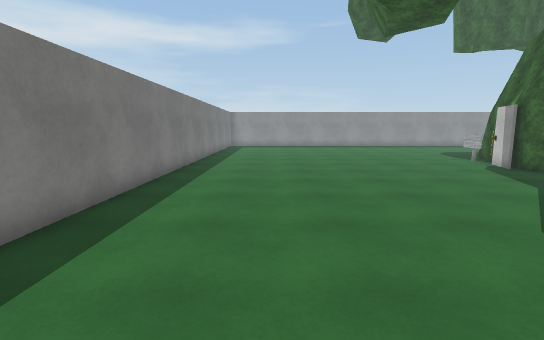
[1] (above)

15 first-person views from a walk through a scene from a Unity 3-D project. The camera is 1.5 m above the floor, tilts 8° down and sees 85° across. The floor is counted in squares, 1 m on a side. Each view is taken from the middle of a square. On the plan, view 1 faces up. The plan holds only what a view shows up to about 15 squares ahead; the rest is blank. The place goes on beyond the plan. The player is left out. Some surface patterns are stand-ins.

[2]
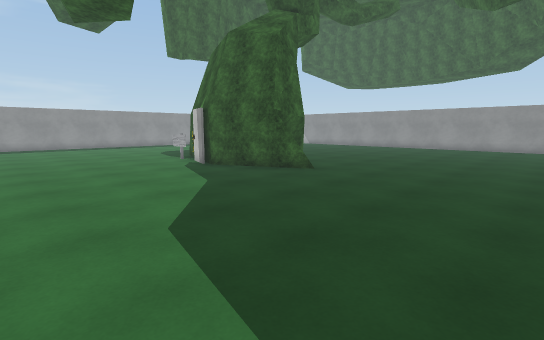

[3]
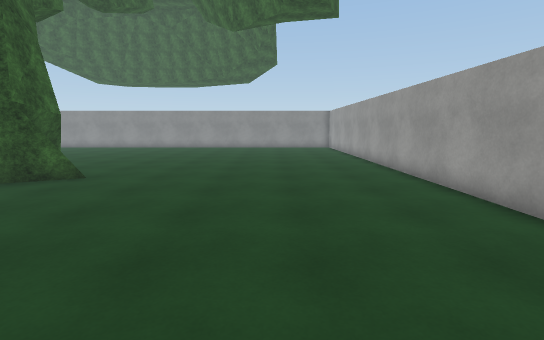

[4]
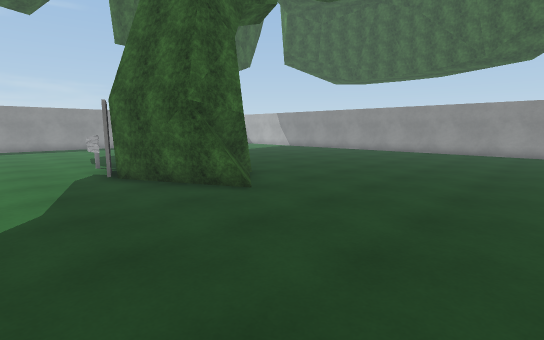

[5]
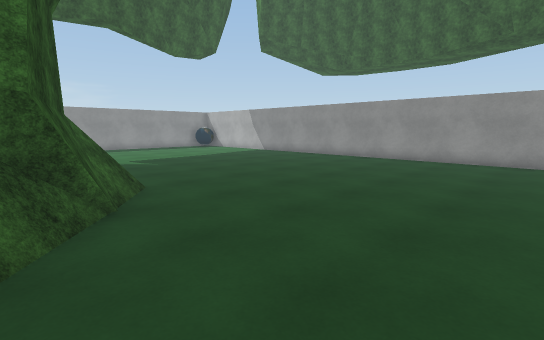

[6]
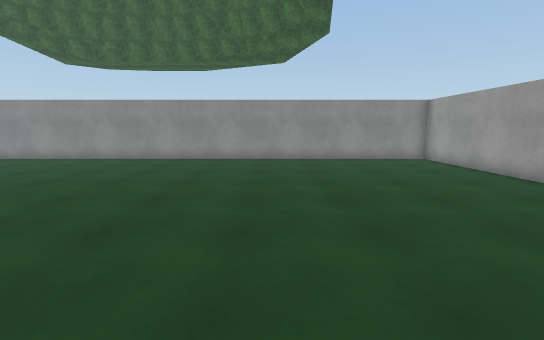

[7]
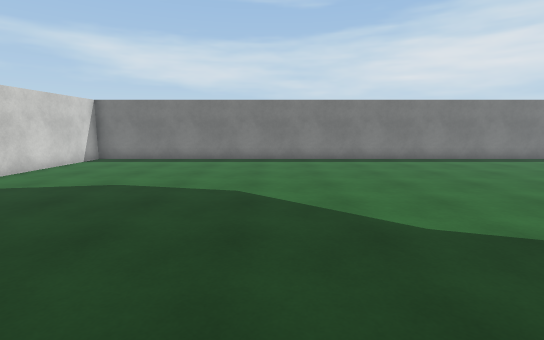

[8]
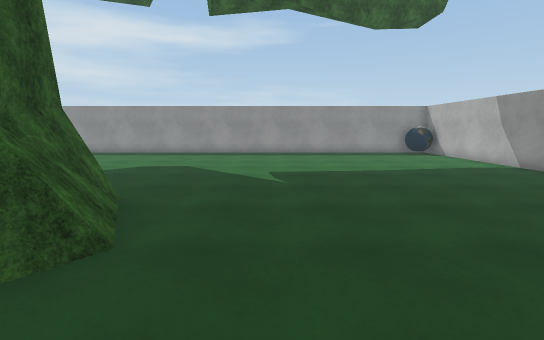

[9]
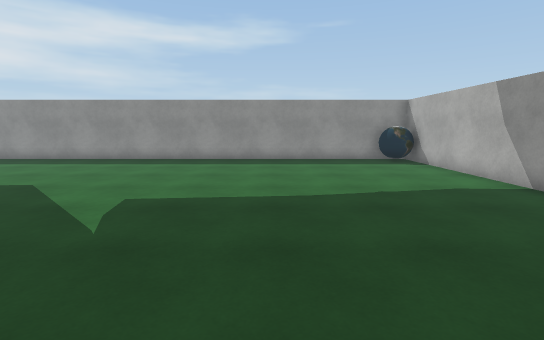

[10]
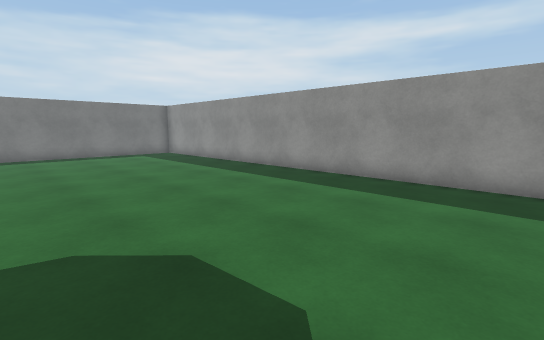

[11]
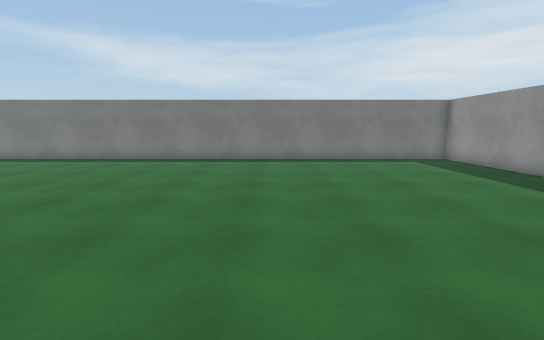

[12]
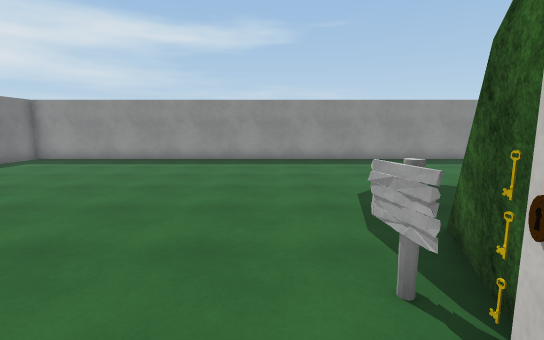

[13]
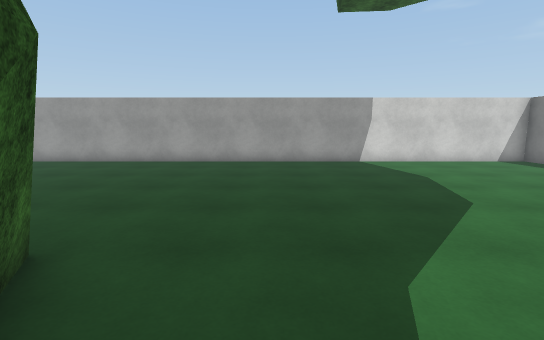

[14]
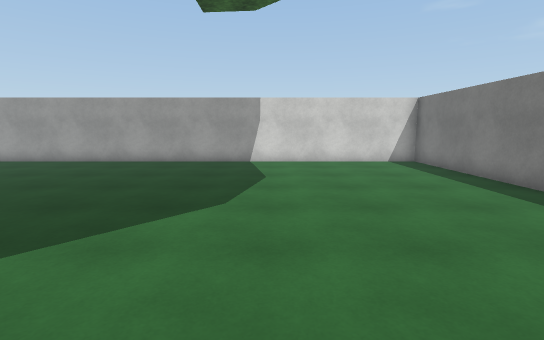

[15]
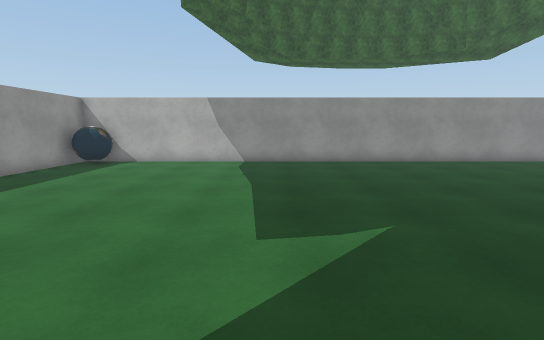

### Floor plan
Points are (right, up) in squares from view 1. A wall is a line through its corners. A room is listed if a view was taken in it or the views show most of it. See-through windows are left out.
Room 1 (views 1, 2, 3, 4, 5, 6, 7, 8, 9, 10, 11, 12, 13, 14, 15)
walls: (9.6, 12.6) (10.4, 14.9); (8.8, 10.9) (9.3, 12.4); (11.7, 13.5) (12.4, 10.8); (12, 13.4) (12.6, 11.2); (12.6, 11.8) (13.3, 10.4); (12.5, 11.5) (13, 10.5) (12.6, 9.9) (12.1, 8.1) (11, 8.2) (10.2, 7.1) (9.4, 8.9); (12.5, 10.3) (11.8, 7.9); (12.7, 10.5) (12.4, 10.1); (9.6, 8.3) (8.9, 10.7) (9.2, 11.5); (11.4, 8.4) (10.5, 7.1); (12, 7.9) (10.4, 8.1); (10.7, 6.6) (9, 10); (-3.5, 25.5) (-3.5, -3.5) (25.5, -3.5) (25.5, 25.5) (-3.5, 25.5)
low walls: (12.1, 13.5) (12.6, 11.7); (12.3, 13.4) (12.7, 12.1); (12.5, 13.4) (12.7, 12.5); (12.6, 12.4) (13.6, 10.4) (12.6, 9.2) (12.4, 8.5) (12.2, 8.5) (11.2, 7.2); (12.7, 12.7) (13.8, 10.5); (13.3, 10.4) (12.6, 9.5); (13.6, 10.2) (12.8, 9.1); (12.3, 8.5) (10.9, 6.9); (12.4, 8.3) (11.7, 8.3) (10.7, 6.9)
objects: key (9, 13); other object (9, 14); other object (24, 24) to (25, 25)

Positions as (right, up) in squares from view 1, and headings:
1: (0, 0), facing up
2: (2, 0), facing up-right
3: (2, 1), facing right
4: (6, 1), facing up-right
5: (11, 3), facing up-right
6: (11, 4), facing right
7: (11, 5), facing left
8: (16, 7), facing up
9: (19, 11), facing up
10: (14, 17), facing up-left
11: (11, 17), facing left
12: (8, 11), facing up
13: (8, 10), facing down
14: (3, 10), facing down
15: (12, 17), facing right
